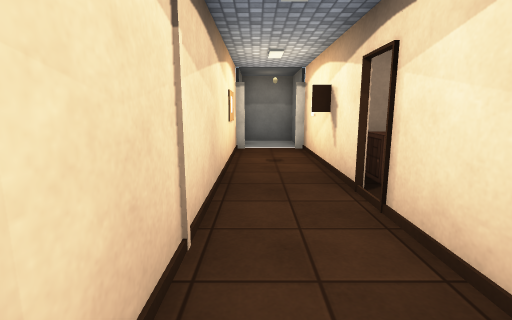
view 1 (above)

16 first-person views from a walk through a scene from a Unity 3-D project. The camera is 1.3 m above the floor, tilts 10° down and sees 85° across. Doors are open. The floor is counted in squares, 1 m on a side. Each view is taken from the middle of a square. On the plan, view 1 faces up. The plan holds only what a view shows up to about 13 squares ahead; the rest is blank. The place goes on beyond the plan. The player character is not drawn. Surface patterns are stand-ins for the level's own textures.

view 2
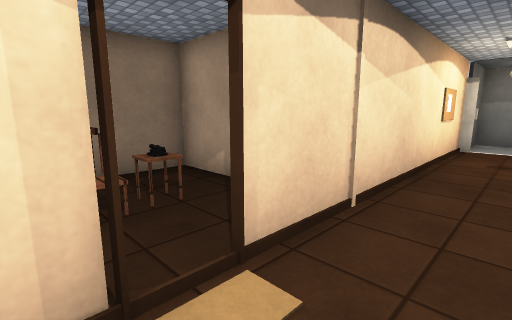

view 3
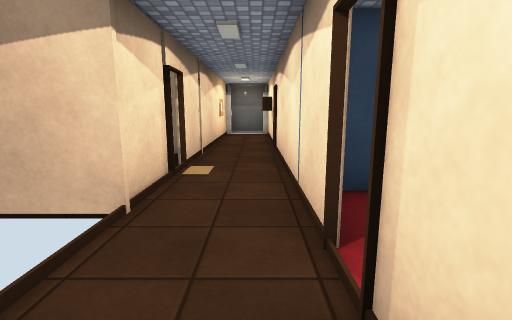

view 4
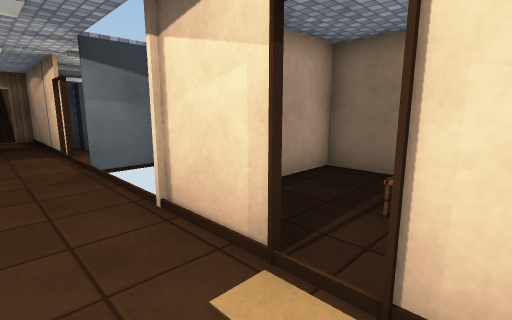

view 5
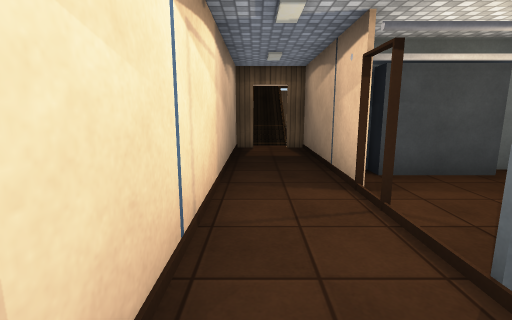

view 6
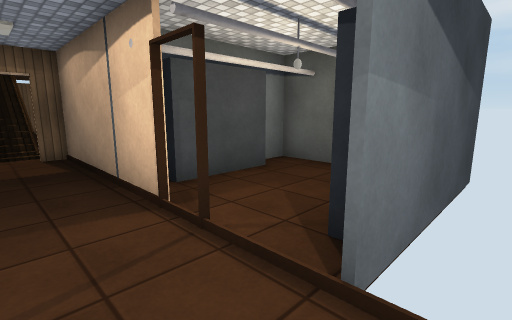

view 7
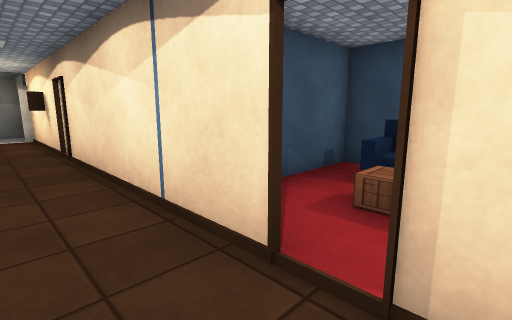

view 8
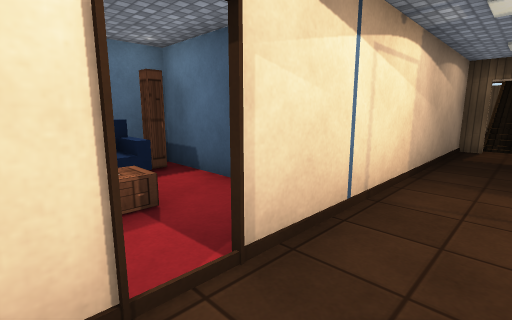

view 9
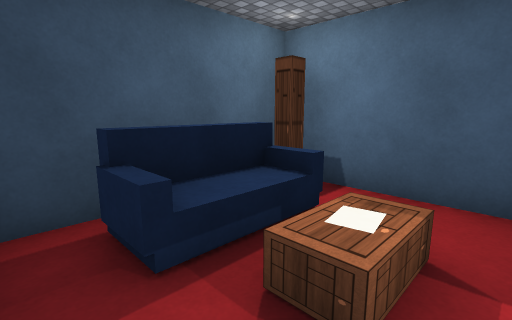

view 10
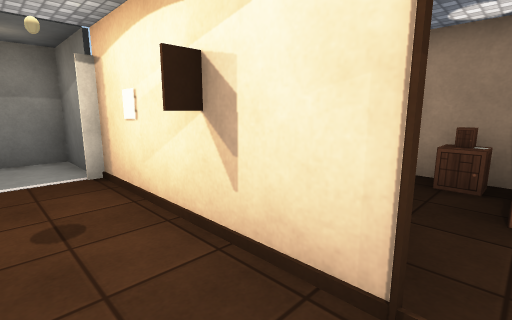

view 11
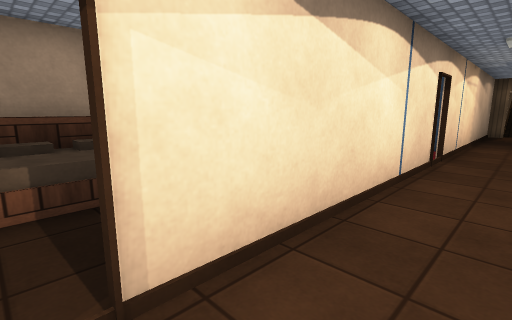

view 12
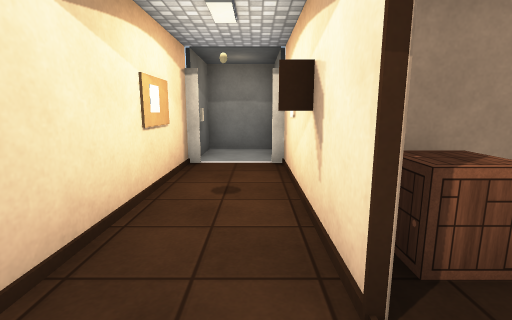

view 13
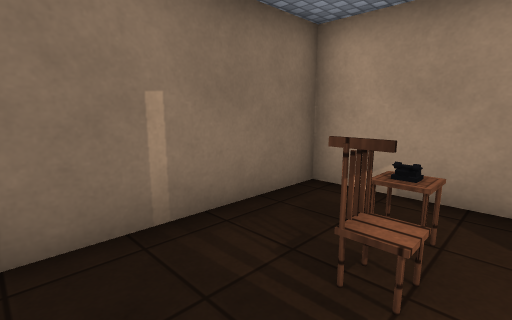

view 14
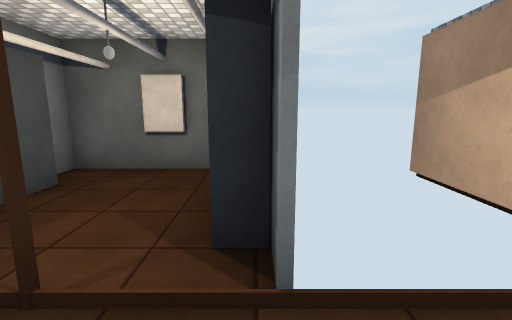

view 15
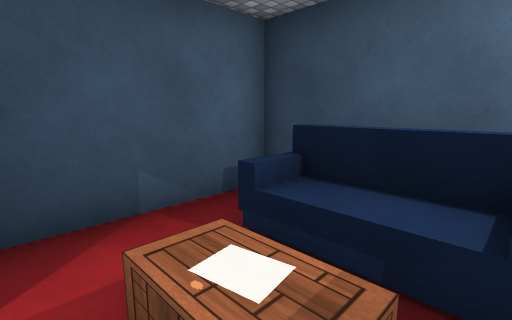

view 16
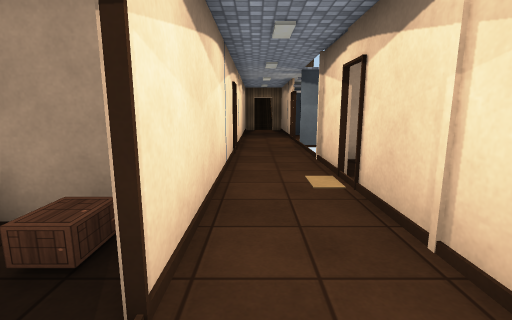

### Floor plan
Ten units are one square. View 1 is at (0, 0); x grows to the right and y downward. Boxes are objects, and circles mark ways between rooms. Rooms are numbered by the first view taken in them; rooms with no view inside come last. Other rooms are left out.
<svg viewBox="-58 -140 129 284">
<path fill="none" stroke="#000" d="M17 -44 17 -95M17 36 17 -36M18 -65 12 -65M-15 58 -15 65M-7 -95 -7 26M-7 84 -7 139 0 139M-15 96 -15 101M10 139 17 139 17 44M21 65 66 65 66 16 24 16M-14 -25 -49 -25 -49 25 -6 25M-40 96 -15 96M-49 75 -49 85M-53 70 -53 101M-6 58 -20 58"/>
<rect x="-15" y="-135" width="40" height="40" fill="#bbb"><title>other object</title></rect>
<rect x="45" y="25" width="20" height="10" fill="#bbb"><title>other object</title></rect>
<rect x="-35" y="-5" width="10" height="10" fill="#bbb"><title>other object</title></rect>
<rect x="-35" y="-15" width="10" height="10" fill="#bbb"><title>other object</title></rect>
<circle cx="20" cy="40" r="3" fill="#2a7"/>
<circle cx="-10" cy="0" r="3" fill="#2a7"/>
<circle cx="-10" cy="70" r="3" fill="#2a7"/>
<circle cx="-10" cy="80" r="3" fill="#2a7"/>
<text x="0" y="-10">1</text>
<text x="40" y="40">2</text>
<text x="-30" y="0">3</text>
<text x="-30" y="80">4</text>
</svg>
Room 1 opens to room 2. Room 1 opens to room 3. Room 1 opens to room 4.

Where each view was taken, in squares from view 1:
view 1: 0 up, 0 right, facing up
view 2: 1 down, 1 right, facing up-left
view 3: 6 down, 1 right, facing up
view 4: 1 up, 1 right, facing down-left
view 5: 4 down, 1 right, facing down
view 6: 5 down, 1 right, facing down-left
view 7: 5 down, 0 right, facing up-right
view 8: 3 down, 0 right, facing down-right
view 9: 2 down, 3 right, facing down-right
view 10: 4 up, 0 right, facing up-right
view 11: 4 up, 0 right, facing down-right
view 12: 3 up, 1 right, facing up
view 13: 2 down, 2 left, facing up-left
view 14: 6 down, 1 right, facing left
view 15: 5 down, 3 right, facing up-right
view 16: 5 up, 1 right, facing down
